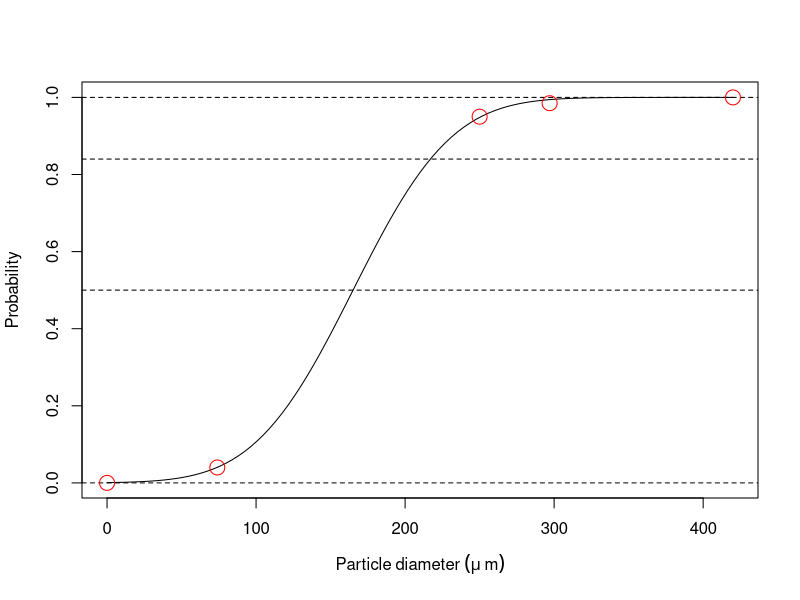
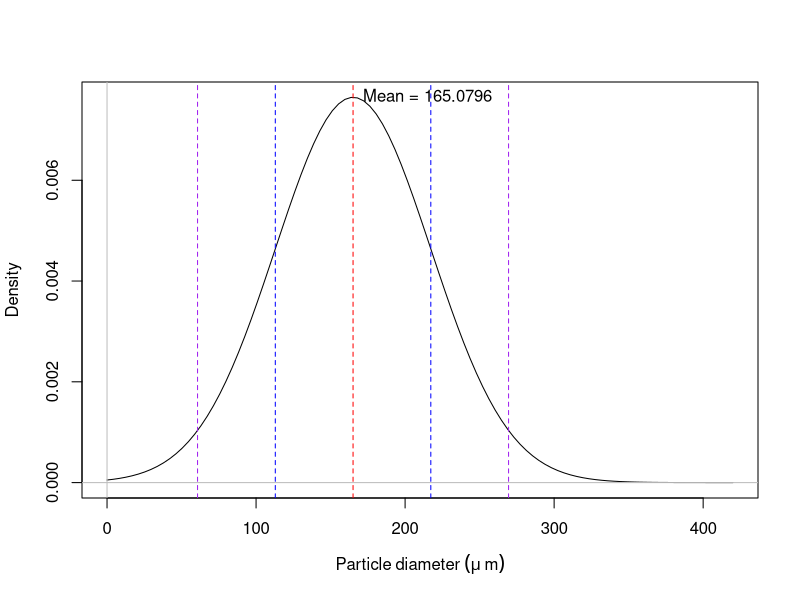
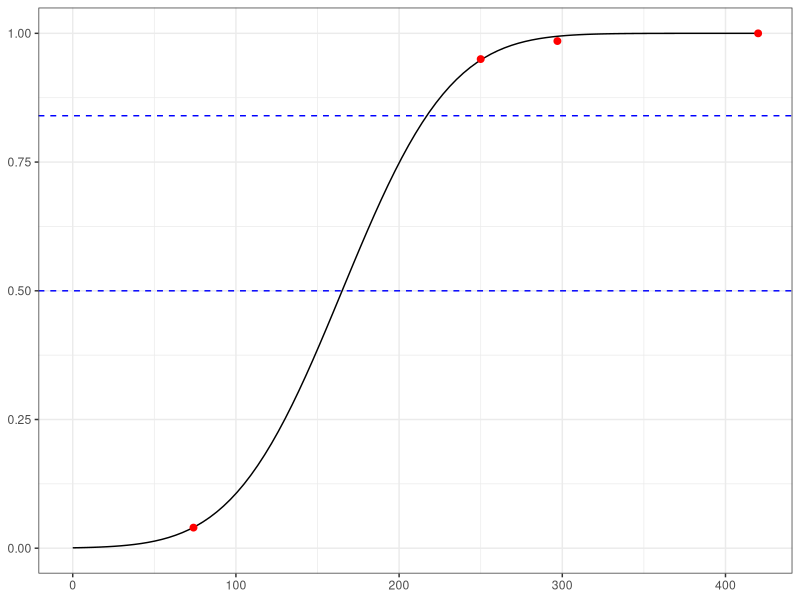
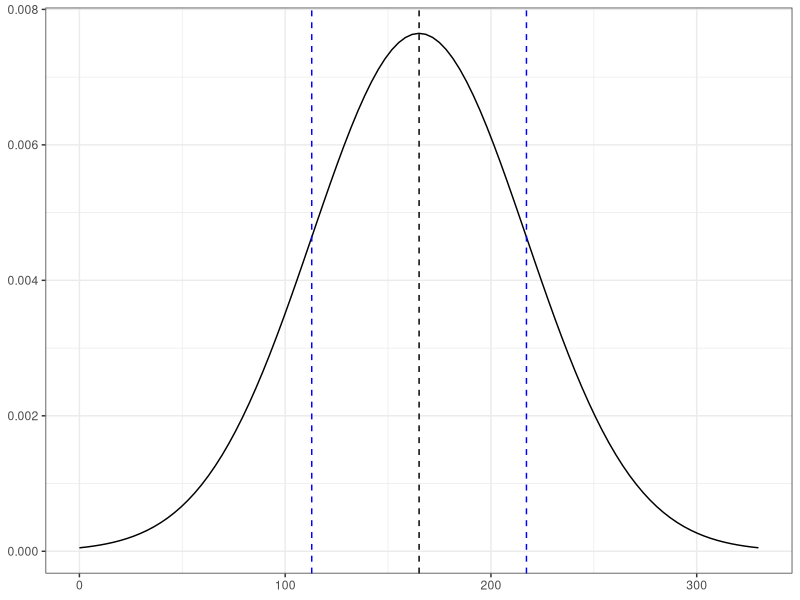

Write the R code that produced these figures, in order.
#01 Parametric (Normal Distribution) Particle Size Estimation from Sieve Analysis
#This script fits a normal distribution CDF to sieve analysis data. In effect, it is a parametric estimate of particle size distribution.
library(magrittr)
library(dplyr)
library(ggplot2)

#Input (information from Composition Materials Sieve Analysis)
size <- data.frame(microns=c(420, 297, 250, 74), passing=c(1, 0.985, 0.95, 0.04)) #for 60/200 walnut shell
#size <- data.frame(microns=c(595, 420, 149, 74), passing=c(1, 0.975, 0.06, 0.0075)) #for 40/100 walnut shell

#Setup
size <- rbind(size, c(0, 0))
x <- size$microns #assigning the columns of size to individual vectors
y <- size$passing
loss <- function(par, x) sum((pnorm(x, par[1], par[2])-y)^2) #defining a quadratic loss function

#Estimate some guesses
param_est <- function(pair_df) { #a function to estimate mean and standard deviation of normal distn given two points on the CDF
  pair <- pair_df$microns
  prob <- pair_df$passing
  sigma <- diff(pair)/diff(qnorm(prob))
  mu <- pair[1]-qnorm(prob[1])*sigma
  return(c(mu, sigma))
}
size_trunc <- filter(size, !(passing %in% c(0, 1))) #removing the 0 and 1 probability points because they are not well-defined
uniq <- combn(nrow(size_trunc), 2, simplify=FALSE) #all unique combinations of rows from edited data frame

estimates <- data.frame() #initializing a data frame to store parameter estimates for each pair
for (i in 1:length(uniq)) { #for loop to compute parameter estimates
  estimates <- size_trunc[uniq[[i]],] %>%
    param_est() %>%
    rbind(estimates)
}
names(estimates) <- c("mu", "sigma") #renaming columns with better names

parameters <- optim(mapply(median, estimates), loss, lower=floor(mapply(min, estimates)), upper=ceiling(mapply(max, estimates)), method="L-BFGS-B", x=x)$par
#optimize by minimizing the RSS using the initial values and bounds from the rough estimates

#Plot the CDF
plot_func <- function(x) pnorm(x, mean=parameters[1], sd=parameters[2]) #a function to plot the CDF
curve(plot_func, from=0, to=max(x), xlab=expression(Particle~diameter~(mu~m)), ylab="Probability") #plotting the analytical CDF
abline(h=c(0, 0.5, 0.84, 1), lty=2) #plotting horizontal lines marking 0, D50 (median), D84, and 1
points(size, col="red", cex=2) #plotting the sieve analysis data

#Plot the PDF
pdf_func <- function(x) dnorm(x, mean=parameters[1], sd=parameters[2]) #a function to plot the PDF
curve(pdf_func, from=0, to=max(x), xlab=expression(Particle~diameter~(mu~m)), ylab="Density") #plotting the analytical PDF
abline(v=parameters[1], col="red", lty=2) #plotting a vertical line for the mean
abline(h=0, v=0, col="gray") #plotting gray lines for the axes
abline(v=c(abs(diff(parameters)), sum(parameters)), col="blue", lty=2) #plotting the intervals within one standard deviation
abline(v=c(parameters[1]-2*parameters[2], parameters[1]+2*parameters[2]), col="purple", lty=2) #plotting the intervals within two standard deviations
text(x=parameters[1], y=pdf_func(parameters[1]), labels=paste0("Mean = ", round(parameters[1], 4)), pos=4) #plotting label for the mean

rss <- sum((y-plot_func(x))^2) #computing the residual sum of squares
tss <- sum((y-mean(y))^2) #computing the total sum of squares
rsq <- 1-(rss/tss) #computing the coeffcient of determination to assess model fit

#Making a better plot
##Plot of the CDF
#png("C:\\Users\\Bearkey\\Documents\\honors_thesis\\images\\cdf.png", width=1500, height=1000, res=300)
ggplot(data.frame(x=seq(0, 420, length.out=300)))+
  stat_function(fun=plot_func, aes(x=x))+
  geom_point(data=filter(size, passing!=0), aes(x=microns, y=passing), col="red", size=2, inherit.aes=FALSE)+
  geom_hline(yintercept=c(0.5, 0.84), col="blue", lty=2)+
  theme_bw()+
  theme(axis.title=element_blank())
#dev.off()
##Plot of the PDF
ggplot(data.frame(x=seq(0, 330, length.out=300)))+
  stat_function(fun=pdf_func, aes(x=x))+
  geom_vline(xintercept=c(parameters[1]-parameters[2], sum(parameters)), col="blue", lty=2)+
  geom_vline(xintercept=parameters[1], lty=2)+
  theme_bw()+
  theme(axis.title=element_blank())